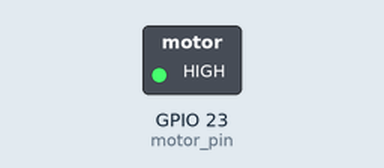
Recording of a program running on a simulated Raspberry Pi (BCM pin numbers). On the bench: switched loads named in the program (green lamp = pin HIGH).

Above: at 1.0 s.
At 3.0 s:
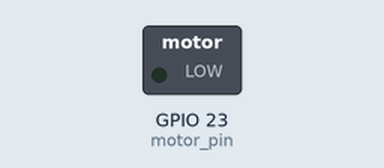
Timing chart, 0 to 5.2 s (numbered marks = the images above):
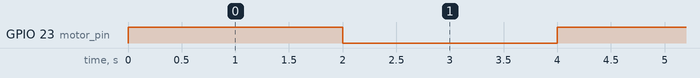

Measured:
- by itself, GPIO 23 (motor_pin): alternates HIGH for 2.0 s and LOW for 2.0 s

The program:

motor.py
```python
import time
import wiringpi as pi

motor_pin = 23

pi.wiringPiSetupGpio()
pi.pinMode( motor_pin, pi.OUTPUT )

while True:
    pi.digitalWrite( motor_pin, pi.HIGH )
    time.sleep( 2 )

    pi.digitalWrite( motor_pin, pi.LOW )
    time.sleep( 2 )
```
